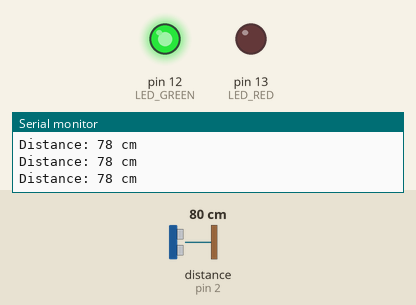
Simulated run of this sketch. Board: Arduino Uno, built with avr-gcc and run on an emulated ATmega328P. Parts: output pins drawn as LEDs (lit = HIGH), the last lines printed to the serial monitor. Wiring (inferred from the names in the program): ultrasonic range finder: trigger pin 3; echo pin 2. The test bench sets the inputs (shaded band); at power-on: distance to the obstacle (sensor on pin 2) 80 cm. The echo pulse lasts 58.3 µs per cm; pins used as bus, display or sensor lines are not drawn.

Above: at 1.2 s.
1.3 s: distance to the obstacle (sensor on pin 2) set to 34 cm
4.3 s: distance to the obstacle (sensor on pin 2) set to 27 cm
At 5.4 s:
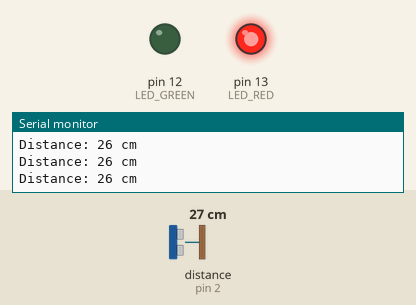
5.8 s: distance to the obstacle (sensor on pin 2) set to 35 cm
At 6.7 s:
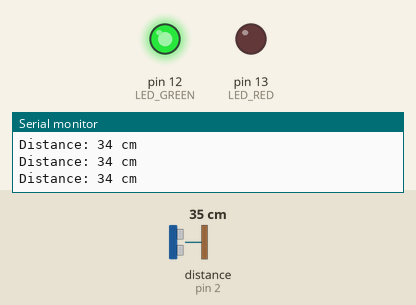
8.8 s: distance to the obstacle (sensor on pin 2) set to 2 cm
At 9.1 s:
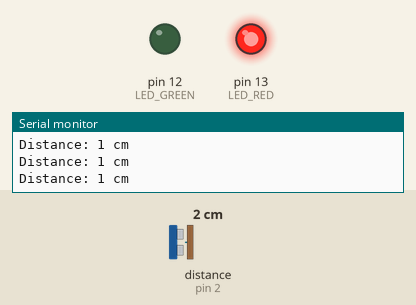
Timing chart, 0 to 11.3 s (numbered marks = the images above; inputs shaded):
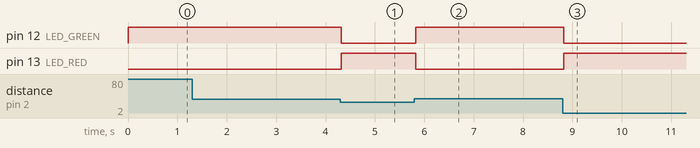

Measured:
- the behaviour switches between 31 and 30 cm on distance to the obstacle (sensor on pin 2) (found by bisection; images 0 and 1)
- after the input at 4.3 s, pin 12 (LED_GREEN): HIGH → LOW at once; pin 13 (LED_RED): LOW → HIGH at once
- after the input at 5.8 s, pin 12 (LED_GREEN): LOW → HIGH at once; pin 13 (LED_RED): HIGH → LOW at once
- after the input at 8.8 s, pin 12 (LED_GREEN): HIGH → LOW at once; pin 13 (LED_RED): LOW → HIGH at once

The sketch:

barrier-detector.ino
```cpp
// ---------------------------------------------------------------- //
// Arduino Ultrasoninc Sensor HC-SR04
// Re-writed by Arbi Abdul Jabbaar
// Using Arduino IDE 1.8.7
// Using HC-SR04 Module
// Tested on 17 September 2019
// ---------------------------------------------------------------- //

#define echoPin 2 // attach pin D2 Arduino to pin Echo of HC-SR04
#define trigPin 3 //attach pin D3 Arduino to pin Trig of HC-SR04
#define LED_RED 13
#define LED_GREEN 12

// defines variables
long duration; // variable for the duration of sound wave travel
int distance; // variable for the distance measurement

void setup() {
  pinMode(trigPin, OUTPUT); // Sets the trigPin as an OUTPUT
  pinMode(echoPin, INPUT); // Sets the echoPin as an INPUT
  pinMode(LED_RED, OUTPUT);
  pinMode(LED_GREEN, OUTPUT);

  Serial.begin(9600); // // Serial Communication is starting with 9600 of baudrate speed
  Serial.println("Ultrasonic Sensor HC-SR04 Test"); // print some text in Serial Monitor
  Serial.println("with Arduino UNO R3");
}
void loop() {
  // Clears the trigPin condition
  digitalWrite(trigPin, LOW);
  delayMicroseconds(2);
  // Sets the trigPin HIGH (ACTIVE) for 10 microseconds
  digitalWrite(trigPin, HIGH);
  delayMicroseconds(10);
  digitalWrite(trigPin, LOW);
  // Reads the echoPin, returns the sound wave travel time in microseconds
  duration = pulseIn(echoPin, HIGH);
  // Calculating the distance
  distance = duration * 0.034 / 2; // Speed of sound wave divided by 2 (go and back)
  // Displays the distance on the Serial Monitor
  Serial.print("Distance: ");
  Serial.print(distance);
  Serial.println(" cm");

  if (distance < 30) {
    digitalWrite(LED_RED, HIGH);
    digitalWrite(LED_GREEN, LOW);
  } else {
    digitalWrite(LED_RED, LOW);
    digitalWrite(LED_GREEN, HIGH);
  }
}
```
